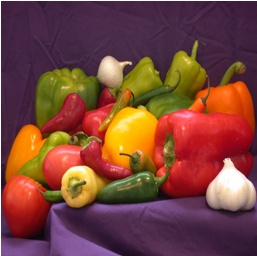
#> input picture Template Matching/test.png, 257 x 256 px, given in place of ref2.jpg, which was not available
$ python 1305031.py
#> lines starting #> are read from the running program, lines starting #| are printed output that depends on the picture; after the words box and inside, x2 and y2 are one past the last pixel; in counts of white or black regions, pixels touching at a corner belong together; pictures that were not available may be replaced by others from this repository, and a replacement may not be noted

import cv2
import math
import time
import  numpy as np
class Exhaustive_Search:
    def __init__(self,ref_image,test_image):
        self.ref_img = ref_image
        self.tst_img = test_image
        self.row_ref = self.ref_img.shape[0]
        self.col_ref = self.ref_img.shape[1]
        self.mismatch_row = self.tst_img.shape[0]-self.row_ref+1
        self.mismatch_col = self.tst_img.shape[1]-self.col_ref+1

    def minimization(self, D_mis):
        index = []
        index.append(-1)
        index.append(-1)
        minimum = 1.7976931348623157e+308

        i = 0
        while i<self.mismatch_row:
            j= 0
            while j<self.mismatch_col:
                minimum = min(D_mis[i][j],minimum)
                if minimum == D_mis[i][j]:
                    index[0]=i
                    index[1]=j
                j+=1
            i+=1

        return  index

    # [16 lines left out: function det_cell_D, not called in this run]
    def exhaustive(self):
        print("in class exhaustive")
        D_mismatch = [[0 for j in range(self.mismatch_col)] for i in range(self.mismatch_row)]

        i = 0
        while i<self.mismatch_row:
            j= 0
            while j<self.mismatch_col:
                D_mismatch[i][j]=self.det_cell_D(i,j)
                j+=1
            i+=1


        return self.minimization(D_mismatch)


class LogarithmicSearch:
    # [149 lines left out: functions __init__, determine_k, populate_neighbor, populate_neighbor_rectangleWindow, padding, det_cell_D and 2 more, not called in this run]


class HierarchicalSearch:
    # [46 lines left out: functions __init__, low_pass_filter, image_filters, hierarchy, not called in this run]


class FileReading:
    def __init__(self,filename):
        self.x = 0
        self.filename = filename

    def imageReading(self):
        img =  cv2.imread(self.filename)
        color_img = img
        img = cv2.cvtColor(img, cv2.COLOR_BGR2GRAY)
        return img,color_img, img.shape

## Read the images

f = FileReading("ref2.jpg")
reference,color_img,reference_sz = f.imageReading()
#> in imageReading, img is the input picture: shape (256, 257, 3); mean B, G, R 59, 67.9, 121.7
#> in imageReading, `img = cv2.cvtColor(img, cv2.COLOR_BGR2GRAY)`:
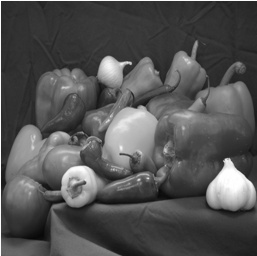
#> img: shape (256, 257); min 8, max 255, mean 83
#> reference_sz = (256, 257)


f = FileReading("test2.jpg")
main_image,color_img,main_sz = f.imageReading()
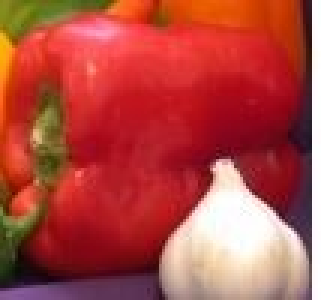
#> input picture Template Matching/ref.jpg, 107 x 100 px, given in place of test2.jpg, which was not available (shown 3 times larger)
#> in imageReading, img is the input picture: shape (100, 107, 3); mean B, G, R 66.4, 73.7, 177.2
#> in imageReading (call 2), `img = cv2.cvtColor(img, cv2.COLOR_BGR2GRAY)`:
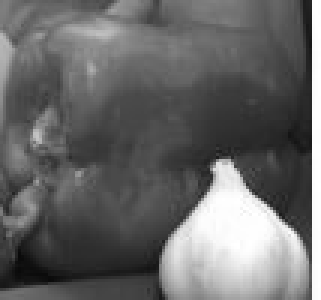
#> img: shape (100, 107) (shown 3 times larger); min 10, max 255, mean 103.8
#> main_sz = (100, 107)


def drawFinalImg(optimum_pt):
    print("drawing out :")
    r = reference_sz[0]
    c = reference_sz[1]
    pt1 =  (int(optimum_pt[1]), int(optimum_pt[0]))
    pt2 =  (int(optimum_pt[1]) + c, int(optimum_pt[0]) + r)
    color = 10
    thickness = 2
    cv2.rectangle(color_img,pt1,pt2,color, thickness)
    cv2.imshow("Result", color_img)
    cv2.waitKey(0)
def chooseOption():
    print("3 algo: ")
    print("1. Exhaustive Search")
    print("2. Logarithmic Search")
    print("3. Hierarchical Search")
    option = int(input("Choose One: "))
    if option == 1:
        s = "Exhaustive"
    elif option == 2:
        s  ="Logarithmic"
    elif option == 3:
        s = "Hierarchical"
    print("you've chosen ",s," search")
    return  option,s

opt,st = chooseOption()
#> the answer given: 1

def algorithm(option):
    cent_x = main_sz[0]/2
    cent_y = main_sz[0]/2
    if option == 1:
        ex = Exhaustive_Search(reference,main_image)
        s =ex.exhaustive()
    elif option == 2:

        lg = LogarithmicSearch(reference,main_image,cent_x,cent_y,32,"log")
        s  =lg.logarithm()
    elif option == 3:
        hier = HierarchicalSearch(reference,main_image,cent_x,cent_y,32)
        s = hier.hierarchy()
    return  s

def implement(option,option_name):
    start = time.time()
    results = algorithm(option)
    end = time.time()
    print("Execution Time: ",end-start)
    print(results)

    string = option_name +" search: "+str(results[0])+" "+str(results[1])+" Time: "+str(end-start)+" seconds\n"
    f=open("result.txt", "a+")
    f.write(string)
    f.close()

    drawFinalImg(results)
implement(opt,st)
#> in algorithm, `cent_x = main_sz[0]/2`: cent_x = 50
#> in algorithm, `s =ex.exhaustive()`: s = [-1, -1]
#| [-1, -1]
#> in drawFinalImg, `r = reference_sz[0]`: r = 256
#> in drawFinalImg, `c = reference_sz[1]`: c = 257
#> in drawFinalImg, `pt1 =  (int(optimum_pt[1]), int(optimum_pt[0]))`: pt1 = (-1, -1)
#> in drawFinalImg, `pt2 =  (int(optimum_pt[1]) + c, int(optimum_pt[0]) + r)`: pt2 = (256, 255)
#> in drawFinalImg, `cv2.rectangle(color_img,pt1,pt2,color, thickness)`:
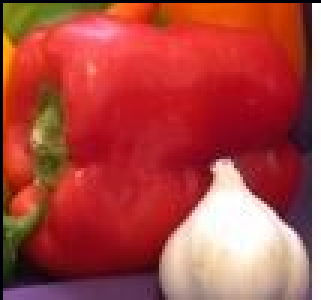
#> color_img: shape (100, 107, 3) (shown 3 times larger); 1.93% of pixels changed, all inside (x1, y1, x2, y2) = (0, 0, 107, 100)
